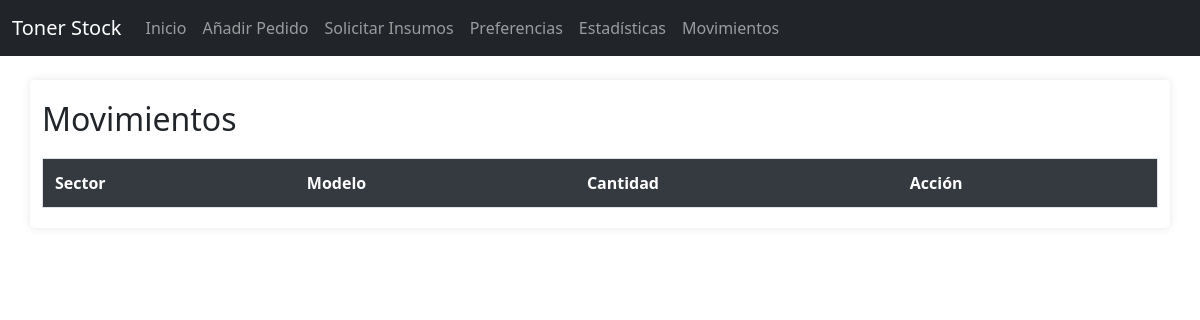
Page /movements on the earlier database version.
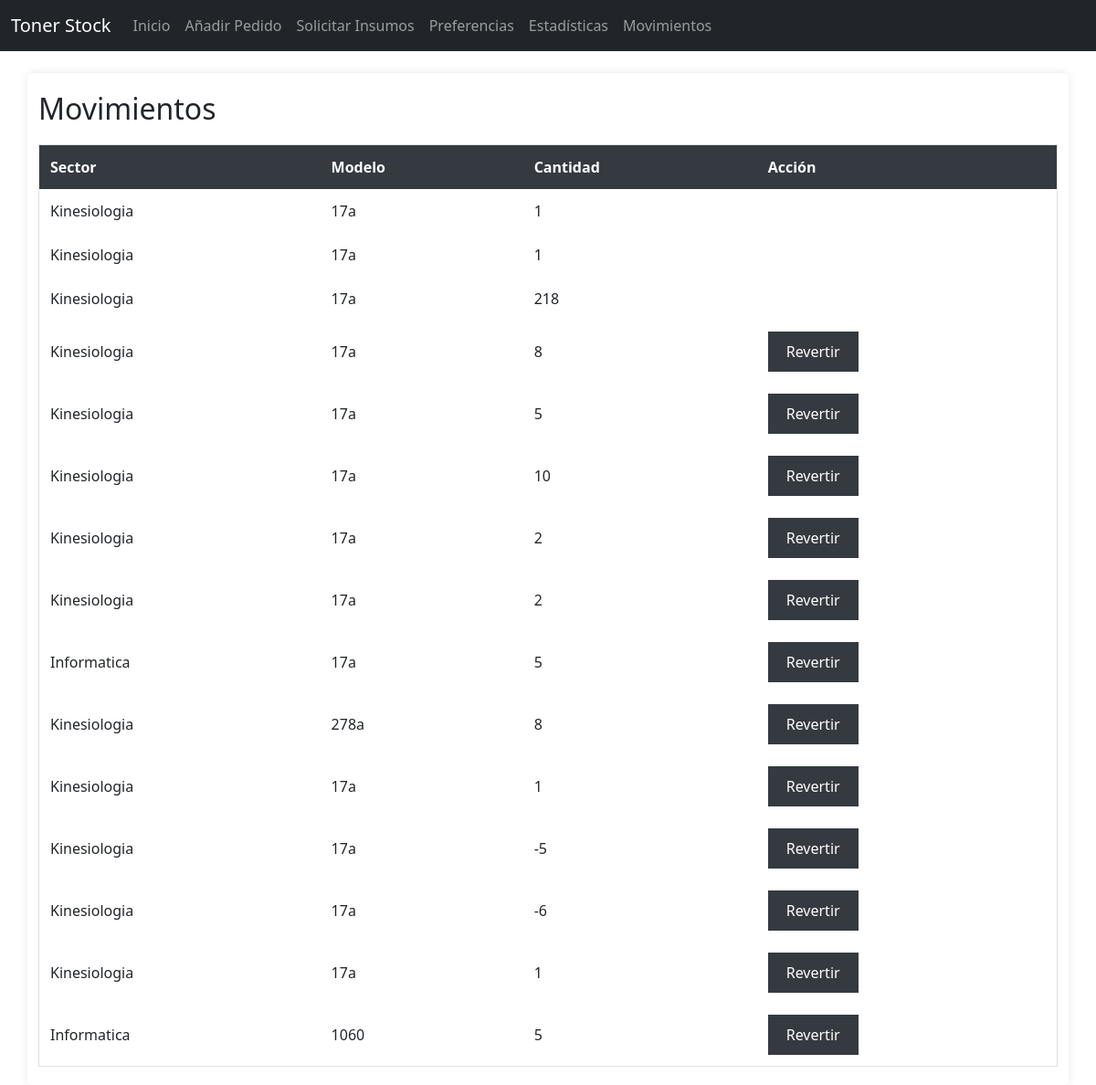
Same page on the later database version.
### models.py (models this page shows)
class Movement(db.Model):
    id = db.Column(db.Integer, primary_key=True)
    tipo = db.Column(db.String(10), nullable=False)  # 'Entrada' or 'Salida'
    cantidad = db.Column(db.Integer, nullable=False)
    toner_id = db.Column(db.Integer, db.ForeignKey('toner.id'), nullable=False)
    toner = db.relationship('Toner', backref=db.backref('movements', lazy=True))
    sector_id = db.Column(db.Integer, db.ForeignKey('sector.id'), nullable=False)
    sector = db.relationship('Sector', backref=db.backref('movements', lazy=True))
    reverted = db.Column(db.Boolean, default=False, nullable=False)

class Sector(db.Model):
    id = db.Column(db.Integer, primary_key=True)
    nombre = db.Column(db.String(64), unique=True, nullable=False)
    duracion_predefinida = db.Column(db.Integer, nullable=False)

class Toner(db.Model):
    id = db.Column(db.Integer, primary_key=True)
    modelo = db.Column(db.String(64), unique=True, nullable=False)
    cantidad_actual = db.Column(db.Integer, nullable=False)

### app.py (the view)
@app.route('/movements')
def movements():
    movimientos = Movement.query.all()  #ver ordenamiento
    return render_template('movements.html', movimientos=movimientos)

### templates/movements.html (shortened to what this page needs)
{% extends "base.html" %}
{% block content %}
<h2>Movimientos</h2>
<table>
    <thead>
        <tr>
            <th>Sector</th>
            <th>Modelo</th>
            <th>Cantidad</th>
            <th>Acción</th>
        </tr>
    </thead>
    <tbody>
        {% for movimiento in movimientos %}
        <tr>
            <td>{{ movimiento.sector.nombre }}</td>
            <td>{{ movimiento.toner.modelo }}</td>
            <td>{{ movimiento.cantidad }}</td>
            <td>
                {% if not movimiento.reverted %}
                <form action="{{ url_for('revert_movement', movement_id=movimiento.id) }}" method="post">
                    <button type="submit">Revertir</button>
                </form>
                {% endif %}
            </td>
        </tr>
        {% endfor %}
    </tbody>
</table>
{% endblock %}

### templates/base.html (shortened to what this page needs)
<!DOCTYPE html>
<html lang="es">
<head>
    <link rel="stylesheet" href="{{ url_for('static', filename='style.css') }}">
    <link href="https://cdn.jsdelivr.net/npm/bootstrap@5.3.0/dist/css/bootstrap.min.css" rel="stylesheet">
</head>
<body>
<nav class="navbar navbar-expand-lg navbar-dark bg-dark">
    <div class="container-fluid">
        <a class="navbar-brand" href="#">Toner Stock</a>
        <div class="collapse navbar-collapse" id="navbarNav">
            <ul class="navbar-nav">
                <li class="nav-item">
                    <a class="nav-link" href="{{ url_for('index') }}">Inicio</a>
                </li>
                <li class="nav-item">
                    <a class="nav-link" href="{{ url_for('add_pedido') }}">Añadir Pedido</a>
                </li>
                <li class="nav-item">
                    <a class="nav-link" href="{{ url_for('solicitar_insumos') }}">Solicitar Insumos</a>
                </li>
                <li class="nav-item">
                    <a class="nav-link" href="{{ url_for('preferences') }}">Preferencias</a>
                </li>
                <li class="nav-item">
                    <a class="nav-link" href="{{ url_for('statistics') }}">Estadísticas</a>
                </li>
                <li class="nav-item">
                    <a class="nav-link" href="{{ url_for('movements') }}">Movimientos</a>
                </li>
            </ul>
        </div>
    </div>
</nav>
<div class="container mt-4">
    {% block content %}{% endblock %}
</div>
</body>
</html>

### static/style.css (style rules this page uses)
body { background-color: #f8f9fa; font-family: Arial, sans-serif; color: #343a40; }
.container { margin-top: 20px; padding: 20px; background-color: #ffffff; border-radius: 5px; box-shadow: 0 0 10px rgba(0, 0, 0, 0.1); }
h2 { color: #343a40; margin-bottom: 20px; }
table { width: 100%; margin-top: 20px; border-collapse: collapse; }
table, th, td { border: 1px solid #dee2e6; }
th, td { padding: 12px; text-align: left; }
th { background-color: #343a40; color: white; }
button { background-color: #343a40; color: white; padding: 10px 20px; border: none; border-radius: 5px; cursor: pointer; margin-top: 10px; }
.navbar { margin-bottom: 20px; }

Differences in the rows shown:
added Movement: sector.nombre "Kinesiologia", toner.modelo "17a", cantidad "1"
added Movement: sector.nombre "Kinesiologia", toner.modelo "17a", cantidad "1"
added Movement: sector.nombre "Kinesiologia", toner.modelo "17a", cantidad "218"
added Movement: sector.nombre "Kinesiologia", toner.modelo "17a", cantidad "8"
added Movement: sector.nombre "Kinesiologia", toner.modelo "17a", cantidad "5"
added Movement: sector.nombre "Kinesiologia", toner.modelo "17a", cantidad "10"
added Movement: sector.nombre "Kinesiologia", toner.modelo "17a", cantidad "2"
added Movement: sector.nombre "Kinesiologia", toner.modelo "17a", cantidad "2"
added Movement: sector.nombre "Informatica", toner.modelo "17a", cantidad "5"
added Movement: sector.nombre "Kinesiologia", toner.modelo "278a", cantidad "8"
added Movement: sector.nombre "Kinesiologia", toner.modelo "17a", cantidad "1"
added Movement: sector.nombre "Kinesiologia", toner.modelo "17a", cantidad "-5"
added Movement: sector.nombre "Kinesiologia", toner.modelo "17a", cantidad "-6"
added Movement: sector.nombre "Kinesiologia", toner.modelo "17a", cantidad "1"
added Movement: sector.nombre "Informatica", toner.modelo "1060", cantidad "5"
